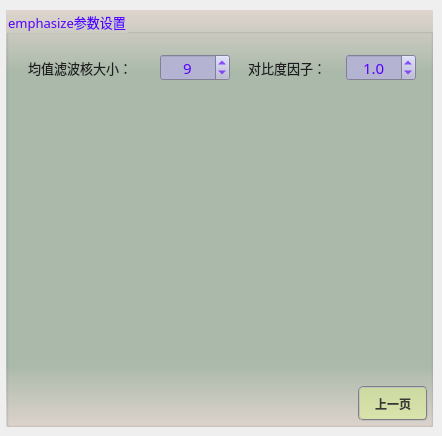
       <widget class="QWidget" name="page_25">
        <widget class="QGroupBox" name="groupParam_24">
         <property name="geometry">
          <rect>
           <x>6</x>
           <y>10</y>
           <width>427</width>
           <height>417</height>
          </rect>
         </property>
         <property name="font">
          <font>
           <family>微软雅黑</family>
           <pointsize>10</pointsize>
          </font>
         </property>
         <property name="styleSheet">
          <string notr="true">background-color: qlineargradient(x1:0, y1:0, x2:0, y2:1, stop:0 #dfd5cf, stop: 0.15 #acbbac, stop: 0.85 #acbbac,stop:1 #dfd5cf);
color: rgb(85, 0, 255);</string>
         </property>
         <property name="title">
          <string>emphasize参数设置</string>
         </property>
         <widget class="QPushButton" name="btnEmphasizeBack">
          <property name="geometry">
           <rect>
            <x>352</x>
            <y>376</y>
            <width>70</width>
            <height>35</height>
           </rect>
          </property>
          <property name="minimumSize">
           <size>
            <width>70</width>
            <height>30</height>
           </size>
          </property>
          <property name="font">
           <font>
            <family>微软雅黑</family>
            <pointsize>9</pointsize>
            <weight>75</weight>
            <italic>false</italic>
            <bold>true</bold>
           </font>
          </property>
          <property name="styleSheet">
           <string notr="true">QWidget{ background-color: rgba(225, 255, 127,100);}
QWidget{ color: rgb(55, 55, 55);}
QWidget{ border: 2px groove gray;border-radius: 5px;padding: 2px 4px;}
QPushButton:hover{ background-color: rgba(225, 255, 127,150);}
QPushButton:pressed{background-color: rgba(225, 255, 127,255);}</string>
          </property>
          <property name="text">
           <string>上一页</string>
          </property>
         </widget>
         <widget class="QLabel" name="label_53">
          <property name="geometry">
           <rect>
            <x>22</x>
            <y>48</y>
            <width>131</width>
            <height>19</height>
           </rect>
          </property>
          <property name="font">
           <font>
            <family>微软雅黑</family>
            <pointsize>10</pointsize>
           </font>
          </property>
          <property name="styleSheet">
           <string notr="true">color: rgb(30, 30, 30);
background: transparent;</string>
          </property>
          <property name="text">
           <string>均值滤波核大小：</string>
          </property>
         </widget>
         <widget class="QSpinBox" name="spinEmphasizeKSize">
          <property name="geometry">
           <rect>
            <x>154</x>
            <y>44</y>
            <width>70</width>
            <height>27</height>
           </rect>
          </property>
          <property name="font">
           <font>
            <family>微软雅黑</family>
            <pointsize>11</pointsize>
           </font>
          </property>
          <property name="toolTip">
           <string/>
          </property>
          <property name="styleSheet">
           <string notr="true">QWidget{color: rgb(85, 0, 255);background-color: rgb(180, 180, 210);}
QSpinBox::up-button{
    border:transparent;
}
QSpinBox::down-button{
    border:transparent;
}
QSpinBox::up-arrow{
    image:url(:/resource/up.png);
}
QSpinBox::down-arrow{
    image:url(:/resource/down.png);
}</string>
          </property>
          <property name="alignment">
           <set>Qt::AlignCenter</set>
          </property>
          <property name="minimum">
           <number>1</number>
          </property>
          <property name="maximum">
           <number>101</number>
          </property>
          <property name="singleStep">
           <number>1</number>
          </property>
          <property name="value">
           <number>9</number>
          </property>
         </widget>
         <widget class="QLabel" name="label_54">
          <property name="geometry">
           <rect>
            <x>242</x>
            <y>48</y>
            <width>99</width>
            <height>19</height>
           </rect>
          </property>
          <property name="font">
           <font>
            <family>微软雅黑</family>
            <pointsize>10</pointsize>
           </font>
          </property>
          <property name="styleSheet">
           <string notr="true">color: rgb(30, 30, 30);
background: transparent;</string>
          </property>
          <property name="text">
           <string>对比度因子：</string>
          </property>
         </widget>
         <widget class="QDoubleSpinBox" name="spinEmphasizeValue">
          <property name="geometry">
           <rect>
            <x>340</x>
            <y>44</y>
            <width>70</width>
            <height>27</height>
           </rect>
          </property>
          <property name="font">
           <font>
            <family>微软雅黑</family>
            <pointsize>11</pointsize>
           </font>
          </property>
          <property name="styleSheet">
           <string notr="true">QWidget{color: rgb(85, 0, 255);background-color: rgb(180, 180, 210);}
QDoubleSpinBox::up-button{
    border:transparent;
}
QDoubleSpinBox::down-button{
    border:transparent;
}
QDoubleSpinBox::up-arrow{
    image:url(:/resource/up.png);
}
QDoubleSpinBox::down-arrow{
    image:url(:/resource/down.png);
}</string>
          </property>
          <property name="alignment">
           <set>Qt::AlignCenter</set>
          </property>
          <property name="decimals">
           <number>1</number>
          </property>
          <property name="maximum">
           <double>20.000000000000000</double>
          </property>
          <property name="singleStep">
           <double>0.100000000000000</double>
          </property>
          <property name="value">
           <double>1.000000000000000</double>
          </property>
         </widget>
        </widget>
       </widget>
